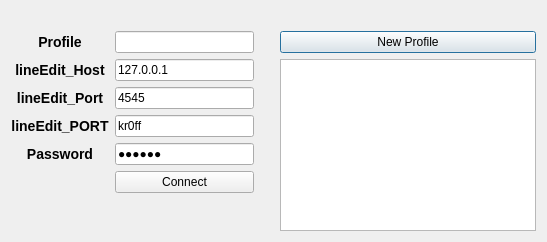
<?xml version="1.0" encoding="UTF-8"?>
<ui version="4.0">
 <class>Connect</class>
 <widget class="QDialog" name="Connect">
  <property name="geometry">
   <rect>
    <x>0</x>
    <y>0</y>
    <width>547</width>
    <height>242</height>
   </rect>
  </property>
  <property name="windowTitle">
   <string>AboutDialog</string>
  </property>
  <layout class="QGridLayout" name="gridLayout">
   <item row="2" column="1">
    <widget class="QLineEdit" name="lineEdit_Host">
     <property name="text">
      <string>127.0.0.1</string>
     </property>
    </widget>
   </item>
   <item row="0" column="1">
    <spacer name="horizontalSpacer_2">
     <property name="orientation">
      <enum>Qt::Horizontal</enum>
     </property>
     <property name="sizeHint" stdset="0">
      <size>
       <width>40</width>
       <height>20</height>
      </size>
     </property>
    </spacer>
   </item>
   <item row="4" column="0">
    <widget class="QLabel" name="label_Port">
     <property name="text">
      <string>&lt;html&gt;&lt;head/&gt;&lt;body&gt;&lt;h3 style=&quot; margin-top:14px; margin-bottom:12px; margin-left:0px; margin-right:0px; -qt-block-indent:0; text-indent:0px;&quot;&gt;&lt;span style=&quot; font-size:large; font-weight:600;&quot;&gt;lineEdit_PORT&lt;/span&gt;&lt;/h3&gt;&lt;/body&gt;&lt;/html&gt;</string>
     </property>
     <property name="textFormat">
      <enum>Qt::RichText</enum>
     </property>
     <property name="scaledContents">
      <bool>false</bool>
     </property>
     <property name="alignment">
      <set>Qt::AlignCenter</set>
     </property>
     <property name="wordWrap">
      <bool>false</bool>
     </property>
     <property name="openExternalLinks">
      <bool>false</bool>
     </property>
     <property name="textInteractionFlags">
      <set>Qt::LinksAccessibleByMouse</set>
     </property>
    </widget>
   </item>
   <item row="1" column="3">
    <widget class="QPushButton" name="pushButton_Connect">
     <property name="text">
      <string>New Profile</string>
     </property>
    </widget>
   </item>
   <item row="4" column="1">
    <widget class="QLineEdit" name="lineEdit_PORT">
     <property name="text">
      <string>kr0ff</string>
     </property>
     <property name="echoMode">
      <enum>QLineEdit::Normal</enum>
     </property>
    </widget>
   </item>
   <item row="3" column="1">
    <widget class="QLineEdit" name="lineEdit_Port">
     <property name="text">
      <string>4545</string>
     </property>
     <property name="echoMode">
      <enum>QLineEdit::Normal</enum>
     </property>
    </widget>
   </item>
   <item row="2" column="0">
    <widget class="QLabel" name="label_Name">
     <property name="text">
      <string>&lt;html&gt;&lt;head/&gt;&lt;body&gt;&lt;h3 style=&quot; margin-top:14px; margin-bottom:12px; margin-left:0px; margin-right:0px; -qt-block-indent:0; text-indent:0px;&quot;&gt;&lt;span style=&quot; font-size:large; font-weight:600;&quot;&gt;lineEdit_Host&lt;/span&gt;&lt;/h3&gt;&lt;/body&gt;&lt;/html&gt;</string>
     </property>
     <property name="textFormat">
      <enum>Qt::RichText</enum>
     </property>
     <property name="scaledContents">
      <bool>false</bool>
     </property>
     <property name="alignment">
      <set>Qt::AlignCenter</set>
     </property>
     <property name="wordWrap">
      <bool>false</bool>
     </property>
     <property name="openExternalLinks">
      <bool>false</bool>
     </property>
     <property name="textInteractionFlags">
      <set>Qt::LinksAccessibleByMouse</set>
     </property>
    </widget>
   </item>
   <item row="6" column="1">
    <widget class="QPushButton" name="pushButton_New_Profile">
     <property name="text">
      <string>Connect</string>
     </property>
    </widget>
   </item>
   <item row="3" column="2" rowspan="2">
    <spacer name="verticalSpacer">
     <property name="orientation">
      <enum>Qt::Vertical</enum>
     </property>
     <property name="sizeHint" stdset="0">
      <size>
       <width>20</width>
       <height>40</height>
      </size>
     </property>
    </spacer>
   </item>
   <item row="5" column="0">
    <widget class="QLabel" name="label_User">
     <property name="text">
      <string>&lt;html&gt;&lt;head/&gt;&lt;body&gt;&lt;h3 style=&quot; margin-top:14px; margin-bottom:12px; margin-left:0px; margin-right:0px; -qt-block-indent:0; text-indent:0px;&quot;&gt;&lt;span style=&quot; font-size:large; font-weight:600;&quot;&gt;Password&lt;/span&gt;&lt;/h3&gt;&lt;/body&gt;&lt;/html&gt;</string>
     </property>
     <property name="textFormat">
      <enum>Qt::RichText</enum>
     </property>
     <property name="scaledContents">
      <bool>false</bool>
     </property>
     <property name="alignment">
      <set>Qt::AlignCenter</set>
     </property>
     <property name="wordWrap">
      <bool>false</bool>
     </property>
     <property name="openExternalLinks">
      <bool>false</bool>
     </property>
     <property name="textInteractionFlags">
      <set>Qt::LinksAccessibleByMouse</set>
     </property>
    </widget>
   </item>
   <item row="1" column="0">
    <widget class="QLabel" name="label_Password">
     <property name="text">
      <string>&lt;html&gt;&lt;head/&gt;&lt;body&gt;&lt;h3 style=&quot; margin-top:14px; margin-bottom:12px; margin-left:0px; margin-right:0px; -qt-block-indent:0; text-indent:0px;&quot;&gt;&lt;span style=&quot; font-size:large; font-weight:600;&quot;&gt;Profile&lt;/span&gt;&lt;/h3&gt;&lt;/body&gt;&lt;/html&gt;</string>
     </property>
     <property name="textFormat">
      <enum>Qt::RichText</enum>
     </property>
     <property name="scaledContents">
      <bool>false</bool>
     </property>
     <property name="alignment">
      <set>Qt::AlignCenter</set>
     </property>
     <property name="wordWrap">
      <bool>false</bool>
     </property>
     <property name="openExternalLinks">
      <bool>false</bool>
     </property>
     <property name="textInteractionFlags">
      <set>Qt::LinksAccessibleByMouse</set>
     </property>
    </widget>
   </item>
   <item row="3" column="0">
    <widget class="QLabel" name="label_Host">
     <property name="text">
      <string>&lt;html&gt;&lt;head/&gt;&lt;body&gt;&lt;h3 style=&quot; margin-top:14px; margin-bottom:12px; margin-left:0px; margin-right:0px; -qt-block-indent:0; text-indent:0px;&quot;&gt;&lt;span style=&quot; font-size:large; font-weight:600;&quot;&gt;lineEdit_Port&lt;/span&gt;&lt;/h3&gt;&lt;/body&gt;&lt;/html&gt;</string>
     </property>
     <property name="textFormat">
      <enum>Qt::RichText</enum>
     </property>
     <property name="scaledContents">
      <bool>false</bool>
     </property>
     <property name="alignment">
      <set>Qt::AlignCenter</set>
     </property>
     <property name="wordWrap">
      <bool>false</bool>
     </property>
     <property name="openExternalLinks">
      <bool>false</bool>
     </property>
     <property name="textInteractionFlags">
      <set>Qt::LinksAccessibleByMouse</set>
     </property>
    </widget>
   </item>
   <item row="5" column="1">
    <widget class="QLineEdit" name="Password">
     <property name="text">
      <string>spider</string>
     </property>
     <property name="echoMode">
      <enum>QLineEdit::Password</enum>
     </property>
    </widget>
   </item>
   <item row="1" column="1">
    <widget class="QLineEdit" name="Profile"/>
   </item>
   <item row="7" column="1">
    <spacer name="horizontalSpacer">
     <property name="orientation">
      <enum>Qt::Horizontal</enum>
     </property>
     <property name="sizeHint" stdset="0">
      <size>
       <width>40</width>
       <height>20</height>
      </size>
     </property>
    </spacer>
   </item>
   <item row="2" column="3" rowspan="6">
    <widget class="QTableView" name="tableView"/>
   </item>
  </layout>
 </widget>
 <resources/>
 <connections/>
</ui>
